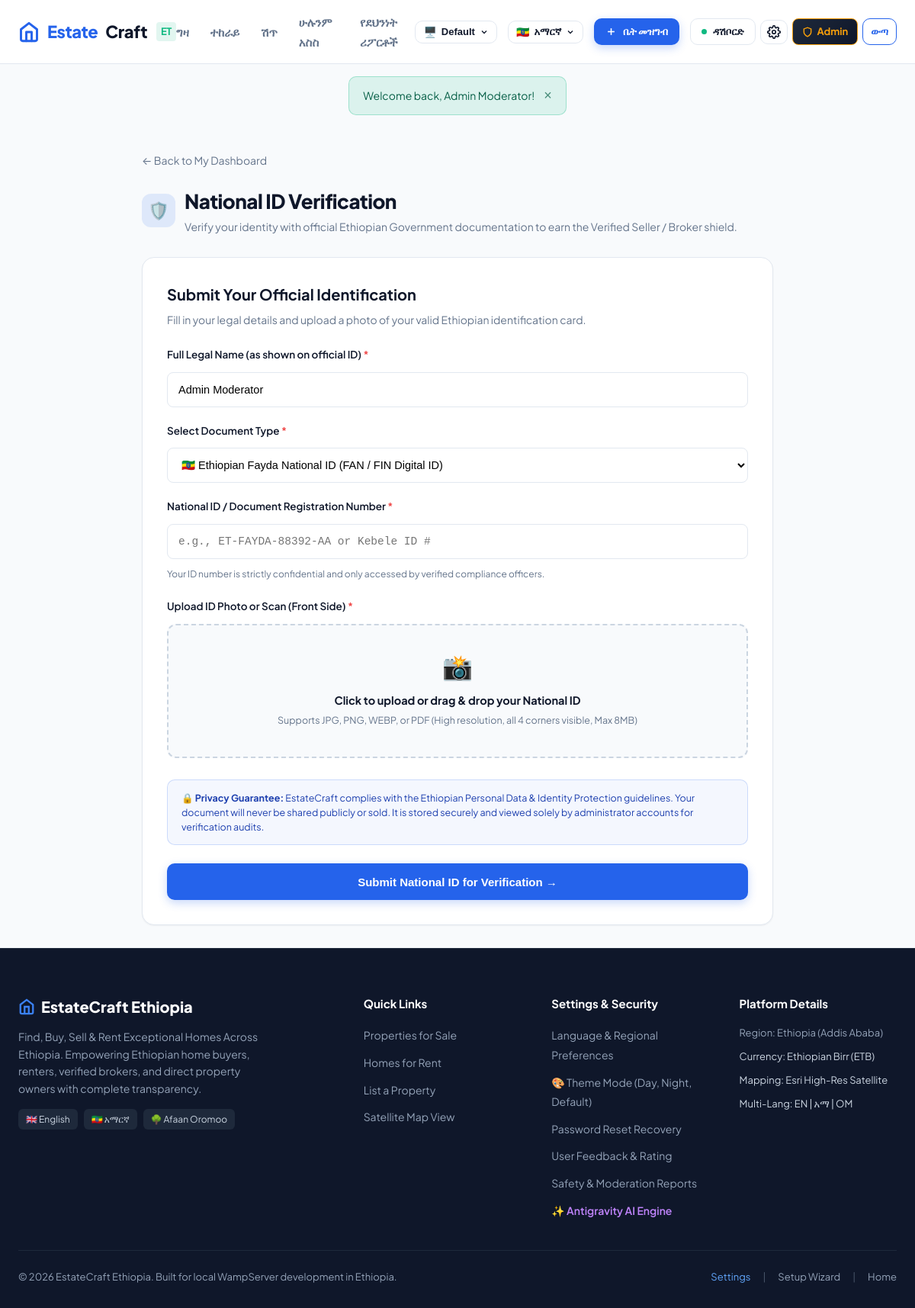
Page /user/verify_id.php?lang=am (signed in) on the committed database.
### tables this page shows
CREATE TABLE IF NOT EXISTS `users` (
  `id` INT UNSIGNED AUTO_INCREMENT PRIMARY KEY,
  `full_name` VARCHAR(100) NOT NULL,
  `email` VARCHAR(150) NOT NULL UNIQUE,
  `password_hash` VARCHAR(255) NULL COMMENT 'Null if registered via Google OAuth before setting password',
  `phone` VARCHAR(30) NULL,
  `phone_verified` TINYINT(1) DEFAULT 0,
  `otp_code` VARCHAR(10) NULL,
  `otp_expires_at` DATETIME NULL,
  `role` ENUM('user', 'broker', 'admin') NOT NULL DEFAULT 'user',
  `google_id` VARCHAR(100) NULL UNIQUE,
  `avatar` VARCHAR(255) NULL,
  `bio` TEXT NULL,
   
  `broker_agency` VARCHAR(150) NULL,
  `broker_license_no` VARCHAR(100) NULL,
  `broker_fee_percentage` DECIMAL(5,2) NULL DEFAULT 2.00 COMMENT 'Percentage commission for sales',
  `broker_fixed_fee` DECIMAL(10,2) NULL DEFAULT 0.00 COMMENT 'Fixed fee or rental placement fee',
  `broker_fee_notes` VARCHAR(255) NULL DEFAULT 'Standard 2% commission upon closing. No hidden upfront fees.',
  `preferred_language` VARCHAR(10) DEFAULT 'en',
  `theme_mode` VARCHAR(30) DEFAULT 'default' COMMENT 'light, dark, or default (system)',
  `ai_smart_alerts` TINYINT(1) DEFAULT 1,
  `ai_search_query` VARCHAR(255) NULL,
   
  `national_id_number` VARCHAR(100) NULL,
  `national_id_type` VARCHAR(50) DEFAULT 'fayda_national_id',
  `national_id_document` VARCHAR(255) NULL,
  `national_id_status` ENUM('unverified', 'pending', 'verified', 'rejected') NOT NULL DEFAULT 'unverified',
  `national_id_submitted_at` DATETIME NULL,
  `national_id_verified_at` DATETIME NULL,
  `national_id_rejection_reason` VARCHAR(255) NULL,
  `created_at` TIMESTAMP DEFAULT CURRENT_TIMESTAMP,
  `updated_at` TIMESTAMP DEFAULT CURRENT_TIMESTAMP ON UPDATE CURRENT_TIMESTAMP
);

### user/verify_id.php (the view, shortened to what this page needs)
<?php
$user = requireAuth();
$pdo = getDB();
$stmt = $pdo->prepare("SELECT * FROM users WHERE id = :id LIMIT 1");
$stmt->execute(['id' => $user['id']]);
$user = $stmt->fetch() ?: $user;
$idStatus = $user['national_id_status'] ?? 'unverified';
require_once __DIR__ . '/../includes/header.php';
?>
<div class="dashboard-container" style="max-width: 860px; margin: 30px auto; padding: 0 16px;">
    <div style="margin-bottom: 20px;">
        <a href="<?= BASE_URL ?>/user/dashboard.php" style="color: var(--text-muted); text-decoration: none; font-size: 14px; display: inline-flex; align-items: center; gap: 6px;">
            &larr; Back to My Dashboard
        </a>
    </div>
    <div style="margin-bottom: 28px;">
        <div style="display: flex; align-items: center; gap: 12px; margin-bottom: 8px;">
            <div style="width: 44px; height: 44px; border-radius: 12px; background: rgba(37, 99, 235, 0.12); color: var(--primary); display: flex; align-items: center; justify-content: center; font-size: 22px;">
                🛡️
            </div>
            <div>
                <h1 style="font-size: 26px; font-weight: 800; color: var(--secondary); letter-spacing: -0.02em; margin: 0;">
                    National ID Verification
                </h1>
                <p style="color: var(--text-muted); font-size: 14px; margin: 2px 0 0;">
                    Verify your identity with official Ethiopian Government documentation to earn the Verified Seller / Broker shield.
                </p>
            </div>
        </div>
    </div>
    <div id="reuploadFormSection" style="<?= ($idStatus === 'pending' || $idStatus === 'verified') ? 'display: none;' : 'display: block;' ?>">
        <div style="background: #ffffff; border: 1px solid var(--border-color); border-radius: 16px; padding: 32px; box-shadow: var(--shadow-sm);">
            <h2 style="font-size: 20px; font-weight: 700; color: var(--secondary); margin-bottom: 6px;">
                <?= ($idStatus === 'rejected') ? 'Re-Submit National ID for Verification' : 'Submit Your Official Identification' ?>
            </h2>
            <p style="color: var(--text-muted); font-size: 14px; margin-bottom: 24px;">
                Fill in your legal details and upload a photo of your valid Ethiopian identification card.
            </p>
            <form action="<?= BASE_URL ?>/user/verify_id.php" method="POST" enctype="multipart/form-data">
                <div class="form-group" style="margin-bottom: 20px;">
                    <label style="display: block; font-size: 13.5px; font-weight: 600; color: var(--secondary); margin-bottom: 6px;">
                        Full Legal Name (as shown on official ID) <span style="color: #ef4444;">*</span>
                    </label>
                    <input
                        type="text"
                        name="legal_name"
                        class="form-control"
                        value="<?= htmlspecialchars($user['full_name']) ?>"
                        required
                        style="width: 100%; height: 46px; border: 1px solid var(--border-color); border-radius: 8px; padding: 0 14px; font-size: 14.5px;"
                    />
                </div>
                <div class="form-group" style="margin-bottom: 20px;">
                    <label style="display: block; font-size: 13.5px; font-weight: 600; color: var(--secondary); margin-bottom: 6px;">
                        Select Document Type <span style="color: #ef4444;">*</span>
                    </label>
                    <select
                        name="id_type"
                        class="form-control"
                        required
                        style="width: 100%; height: 46px; border: 1px solid var(--border-color); border-radius: 8px; padding: 0 14px; font-size: 14.5px; background: #fff;"
                    >
                        <option value="fayda_national_id" <?= ($user['national_id_type'] ?? '') === 'fayda_national_id' ? 'selected' : '' ?>>
                            🇪🇹 Ethiopian Fayda National ID (FAN / FIN Digital ID)
                        </option>
                    </select>
                </div>
                <div class="form-group" style="margin-bottom: 22px;">
                    <label style="display: block; font-size: 13.5px; font-weight: 600; color: var(--secondary); margin-bottom: 6px;">
                        National ID / Document Registration Number <span style="color: #ef4444;">*</span>
                    </label>
                    <input
                        type="text"
                        name="id_number"
                        class="form-control"
                        placeholder="e.g., ET-FAYDA-88392-AA or Kebele ID #"
                        value="<?= htmlspecialchars($user['national_id_number'] ?? '') ?>"
                        required
                        style="width: 100%; height: 46px; border: 1px solid var(--border-color); border-radius: 8px; padding: 0 14px; font-size: 14.5px; font-family: monospace;"
                    />
                    <small style="color: var(--text-muted); font-size: 12px; margin-top: 4px; display: block;">
                        Your ID number is strictly confidential and only accessed by verified compliance officers.
                    </small>
                </div>
                <div class="form-group" style="margin-bottom: 28px;">
                    <label style="display: block; font-size: 13.5px; font-weight: 600; color: var(--secondary); margin-bottom: 6px;">
                        Upload ID Photo or Scan (Front Side) <span style="color: #ef4444;">*</span>
                    </label>
                    <div style="border: 2px dashed #cbd5e1; border-radius: 12px; padding: 28px 20px; text-align: center; background: #f8fafc; cursor: pointer; transition: border-color 0.2s;" onclick="document.getElementById('id_document_input').click()">
                        <div style="font-size: 32px; margin-bottom: 8px;">📸</div>
                        <div style="font-size: 14.5px; font-weight: 700; color: var(--secondary); margin-bottom: 4px;">
                            Click to upload or drag & drop your National ID
                        </div>
                        <div style="font-size: 12.5px; color: var(--text-muted);">
                            Supports JPG, PNG, WEBP, or PDF (High resolution, all 4 corners visible, Max 8MB)
                        </div>
                    </div>
                </div>
                <div style="background: rgba(37, 99, 235, 0.05); border: 1px solid rgba(37, 99, 235, 0.2); border-radius: 10px; padding: 14px 18px; margin-bottom: 24px; font-size: 12.5px; color: #1e40af; line-height: 1.5;">
                    🔒 <strong>Privacy Guarantee:</strong> EstateCraft complies with the Ethiopian Personal Data & Identity Protection guidelines. Your document will never be shared publicly or sold. It is stored securely and viewed solely by administrator accounts for verification audits.
                </div>
                <button type="submit" class="btn btn-primary" style="width: 100%; height: 48px; font-size: 15px; font-weight: 700; border-radius: 10px;">
                    Submit National ID for Verification &rarr;
                </button>
            </form>
        </div>
    </div>
</div>
<?php require_once __DIR__ . '/../includes/footer.php'; ?>

### assets/css/style.css (style rules this page uses)
:root { --primary: #2563eb; --primary-hover: #1d4ed8; --primary-light: rgba(37, 99, 235, 0.1); --primary-gradient: linear-gradient(135deg, #2563eb 0%, #1e40af 100%); --secondary: #0f172a; --accent: #f59e0b; --accent-light: rgba(245, 158, 11, 0.12); --success: #10b981; --success-light: rgba(16, 185, 129, 0.12); --danger: #ef4444; --danger-light: rgba(239, 68, 68, 0.12); --warning: #f59e0b; --bg-main: #f8fafc; --bg-card: #ffffff; --bg-dark: #0f172a; --bg-dark-card: #1e293b; --text-main: #0f172a; --text-muted: #64748b; --text-light: #94a3b8; --border-color: #e2e8f0; --border-dark: #334155; --shadow-sm: 0 1px 2px 0 rgba(0, 0, 0, 0.05); --shadow-md: 0 4px 6px -1px rgba(0, 0, 0, 0.1), 0 2px 4px -2px rgba(0, 0, 0, 0.06); --shadow-lg: 0 10px 15px -3px rgba(0, 0, 0, 0.1), 0 4px 6px -4px rgba(0, 0, 0, 0.05); --shadow-xl: 0 20px 25px -5px rgba(0, 0, 0, 0.1), 0 8px 10px -6px rgba(0, 0, 0, 0.05); --shadow-hover: 0 25px 30px -10px rgba(37, 99, 235, 0.15); --radius-sm: 6px; --radius-md: 10px; --radius-lg: 16px; --radius-xl: 24px; --radius-full: 9999px; --transition-fast: 0.15s ease; --transition-normal: 0.25s ease; }
* { box-sizing: border-box; margin: 0; padding: 0; }
body { font-family: 'Plus Jakarta Sans', -apple-system, BlinkMacSystemFont, 'Segoe UI', Roboto, sans-serif; background-color: var(--bg-main); color: var(--text-main); line-height: 1.6; -webkit-font-smoothing: antialiased; min-height: 100vh; display: flex; flex-direction: column; }
a { color: var(--primary); text-decoration: none; transition: color var(--transition-fast); }
.btn { display: inline-flex; align-items: center; justify-content: center; gap: 8px; font-weight: 600; font-size: 14px; padding: 10px 20px; border-radius: var(--radius-md); cursor: pointer; border: 1px solid transparent; transition: all var(--transition-fast); white-space: nowrap; }
.btn-primary { background: var(--primary); color: #ffffff !important; box-shadow: 0 4px 12px rgba(37, 99, 235, 0.25); }
.form-group { display: flex; flex-direction: column; gap: 6px; }
.dashboard-container { max-width: 1280px; margin: 30px auto 60px; padding: 0 24px; }
:root { --theme-transition: background-color 0.25s ease, color 0.25s ease, border-color 0.25s ease; }
body { transition: var(--theme-transition); }

### rows in the picture
users: legal_name "Admin Moderator", id_type "🇪🇹 Ethiopian Fayda National ID (FAN / FIN Digital ID)"

### other values in the picture
__('nav_buy', 'Buy') "ግዛ"
__('nav_rent', 'Rent') "ተከራይ"
__('nav_sell', 'Sell') "ሽጥ"
__('nav_explore', 'Explore All') "ሁሉንም አስስ"
__('nav_safety_reports', 'Safety Reports') "የደህንነት ሪፖርቶች"
$availableLangs[$currentLang]['flag'] "🇪🇹"
$availableLangs[$currentLang]['native'] "አማርኛ"
__('nav_post_property', 'Post Property') "ቤት መዝግብ"
__('nav_dashboard', 'Dashboard') "ዳሽቦርድ"
__('nav_signout', 'Sign Out') "ውጣ"
$_SESSION['flash_success'] "Welcome back, Admin Moderator!"
SITE_NAME "EstateCraft Ethiopia"
SITE_TAGLINE "Find, Buy, Sell & Rent Exceptional Homes Across Ethiopia"
